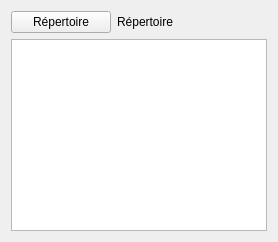
        <widget class="QWidget" name="_viewer">
         <attribute name="title">
          <string>Viewer</string>
         </attribute>
         <layout class="QVBoxLayout" name="verticalLayout_35">
          <item>
           <layout class="QHBoxLayout" name="horizontalLayout_39">
            <item>
             <widget class="QPushButton" name="view_dir_open_btn">
              <property name="maximumSize">
               <size>
                <width>100</width>
                <height>16777215</height>
               </size>
              </property>
              <property name="text">
               <string>Répertoire</string>
              </property>
             </widget>
            </item>
            <item>
             <widget class="QLabel" name="view_dir2_lbl">
              <property name="text">
               <string>Répertoire</string>
              </property>
              <property name="wordWrap">
               <bool>true</bool>
              </property>
              <property name="margin">
               <number>5</number>
              </property>
             </widget>
            </item>
           </layout>
          </item>
          <item>
           <widget class="QListWidget" name="img_list_view">
            <property name="tabKeyNavigation">
             <bool>true</bool>
            </property>
            <property name="showDropIndicator" stdset="0">
             <bool>false</bool>
            </property>
            <property name="selectionMode">
             <enum>QAbstractItemView::SelectionMode::NoSelection</enum>
            </property>
            <property name="iconSize">
             <size>
              <width>300</width>
              <height>300</height>
             </size>
            </property>
            <property name="isWrapping" stdset="0">
             <bool>true</bool>
            </property>
            <property name="resizeMode">
             <enum>QListView::ResizeMode::Adjust</enum>
            </property>
            <property name="viewMode">
             <enum>QListView::ViewMode::IconMode</enum>
            </property>
            <property name="selectionRectVisible">
             <bool>false</bool>
            </property>
           </widget>
          </item>
         </layout>
        </widget>
